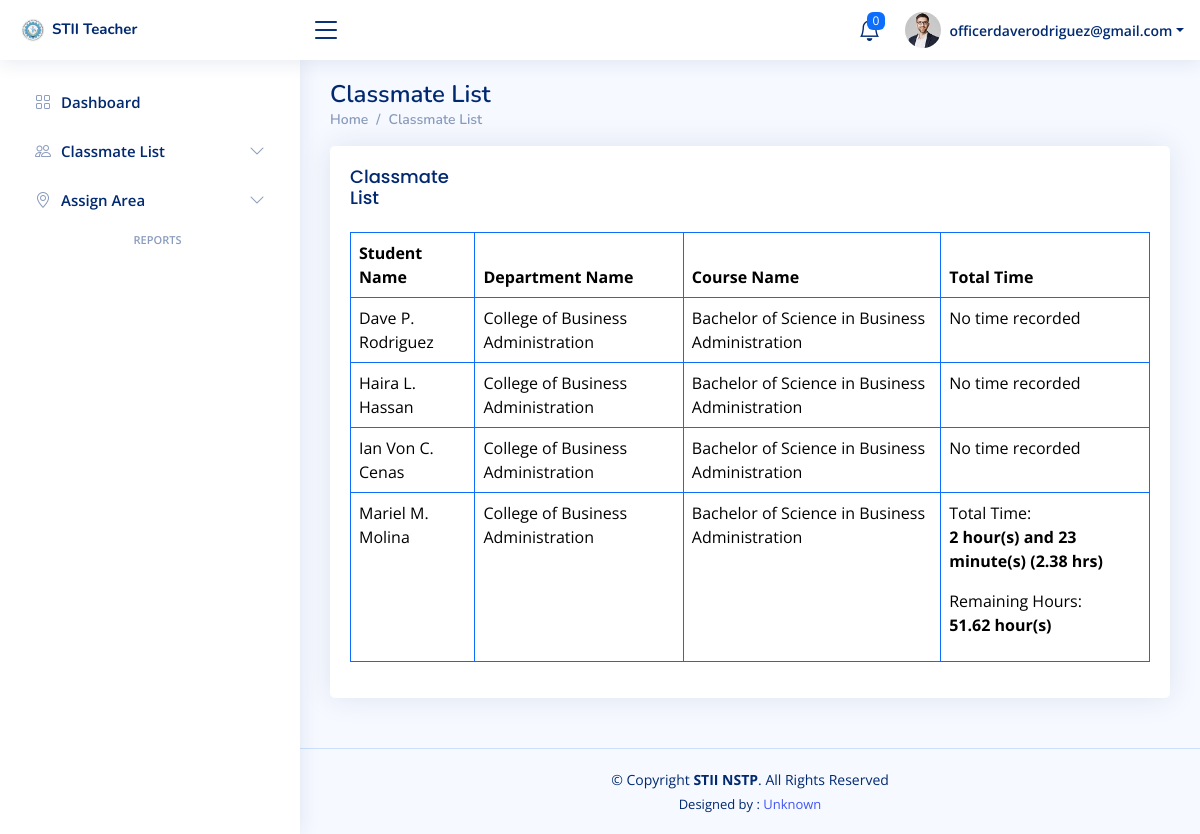
The app's page /Coordinator/Officer/student_list.php (signed in) with its own data.
### tables this page shows
CREATE TABLE `students` (
  `s_id` int(11) NOT NULL,
  `full_name` varchar(255) NOT NULL,
  `student_id` varchar(255) NOT NULL,
  `d_id` int(11) NOT NULL,
  `c_id` int(11) NOT NULL,
  `section` varchar(255) NOT NULL,
  `n_id` int(11) NOT NULL,
  `status` varchar(255) NOT NULL DEFAULT 'Enrolled',
  `address` varchar(255) NOT NULL,
  `gender` varchar(255) NOT NULL,
  `age` varchar(255) NOT NULL,
  `birthdate` varchar(255) NOT NULL,
  `civil_status` varchar(255) NOT NULL,
  `profile_picture` varchar(255) NOT NULL,
  `valid_id` varchar(255) NOT NULL,
  `email` varchar(255) NOT NULL,
  `contact_number` varchar(255) NOT NULL,
  `date` timestamp NOT NULL DEFAULT current_timestamp() ON UPDATE current_timestamp()
);

CREATE TABLE `departments` (
  `d_id` int(11) NOT NULL,
  `department_name` varchar(255) NOT NULL,
  `date` timestamp NOT NULL DEFAULT current_timestamp() ON UPDATE current_timestamp(),
  `status` varchar(255) NOT NULL DEFAULT 'Available'
);

CREATE TABLE `course` (
  `c_id` int(11) NOT NULL,
  `course_name` varchar(255) NOT NULL,
  `d_id` int(11) NOT NULL,
  `date` timestamp NOT NULL DEFAULT current_timestamp() ON UPDATE current_timestamp(),
  `status` varchar(255) NOT NULL DEFAULT 'Available'
);

CREATE TABLE `end_code` (
  `ec_id` int(11) NOT NULL,
  `s_id` int(11) NOT NULL,
  `assign_off_id` int(11) NOT NULL,
  `area_id` int(11) NOT NULL,
  `et` varchar(255) NOT NULL,
  `status` varchar(255) NOT NULL,
  `date` timestamp NOT NULL DEFAULT current_timestamp() ON UPDATE current_timestamp(),
  `rt_id` int(11) NOT NULL,
  `o_id` int(11) NOT NULL
);

CREATE TABLE `start_code` (
  `sc_id` int(11) NOT NULL,
  `s_id` int(11) NOT NULL,
  `assign_off_id` int(11) NOT NULL,
  `area_id` int(11) NOT NULL,
  `st` varchar(255) NOT NULL,
  `status` varchar(255) NOT NULL DEFAULT 'Active',
  `date` timestamp NOT NULL DEFAULT current_timestamp() ON UPDATE current_timestamp(),
  `rt_id` int(11) NOT NULL,
  `o_id` int(11) NOT NULL
);

### Coordinator/Officer/student_list.php (the view, shortened to what this page needs)
<?php
if (isset($_SESSION['email']) && isset($_SESSION['o_id']) && ($_SESSION['password']) ) {
?>
<!DOCTYPE html>
<html lang="en">
<head>
  <link href="assets/vendor/bootstrap/css/bootstrap.min.css" rel="stylesheet">
  <link href="assets/vendor/bootstrap-icons/bootstrap-icons.css" rel="stylesheet">
  <link href="assets/vendor/boxicons/css/boxicons.min.css" rel="stylesheet">
  <link href="assets/vendor/quill/quill.snow.css" rel="stylesheet">
  <link href="assets/vendor/quill/quill.bubble.css" rel="stylesheet">
  <link href="assets/vendor/remixicon/remixicon.css" rel="stylesheet">
  <link href="assets/vendor/simple-datatables/style.css" rel="stylesheet">
  <link href="assets/css/style.css" rel="stylesheet">
</head>
<body>
<?php include 'Include/header.php'; ?>
<?php include 'Include/sidebar.php'; ?>
  <main id="main" class="main">
    <div class="pagetitle">
      <h1>Classmate List</h1>
      <nav>
        <ol class="breadcrumb">
          <li class="breadcrumb-item"><a href="dashboard.php">Home</a></li>
          <li class="breadcrumb-item">Classmate List</li>
        </ol>
      </nav>
    </div>
    <section class="section">
      <div class="row">
        <div class="col-lg-12">
          <div class="card">
            <div class="card-body">
              <div class="row">
              	<div class="col-lg-2">
              		<h5 class="card-title">Classmate List</h5>
              	</div>
              </div>
              <table class="table table-bordered border-primary">
                <thead>
                  <tr>
                    <th scope="col">Student Name</th>
                    <th scope="col">Department Name</th>
                    <th scope="col">Course Name</th>
                    <th scope="col">Total Time</th>
                  </tr>
                </thead>
                <tbody>
                  <?php
include 'conn.php';
if (isset($_SESSION['email'], $_SESSION['o_id'], $_SESSION['password'])) {
    $o_id = $_SESSION['o_id'];
    $org_query = "SELECT d_id, c_id FROM officer WHERE o_id = '$o_id'";
    $org_result = mysqli_query($conn, $org_query) or die("Organizer lookup error: " . mysqli_error($conn));
    if ($org_row = mysqli_fetch_assoc($org_result)) {
        $org_d_id = $org_row['d_id'];
        $org_c_id = $org_row['c_id'];
        $query = "
            SELECT
                students.s_id,
                students.student_id,
                students.full_name,
                students.status,
                students.section,
                departments.department_name,
                students.c_id,
                course.course_name,
                students.n_id
            FROM
                students
            LEFT JOIN departments ON students.d_id = departments.d_id
            LEFT JOIN course ON students.c_id = course.c_id
            WHERE
                students.status = 'Enrolled'
                AND students.n_id = '$o_id'
                AND students.d_id = '$org_d_id'
                AND students.c_id = '$org_c_id'
        ";
        $results = mysqli_query($conn, $query) or die("Database error: " . mysqli_error($conn));
        if (mysqli_num_rows($results) > 0) {
            while ($row = mysqli_fetch_assoc($results)) {
                $s_id = htmlspecialchars($row['s_id']);
                $full_name = htmlspecialchars($row['full_name']);
                $department_name = htmlspecialchars($row['department_name'] ?? 'N/A');
                $course_name = htmlspecialchars($row['course_name'] ?? 'N/A');
                $sql_start = "
                    SELECT start_code.date, area.area_name
                    FROM start_code
                    INNER JOIN area ON start_code.area_id = area.area_id
                    WHERE start_code.s_id = ?
                ";
                $stmt_start = $conn->prepare($sql_start);
                $stmt_start->bind_param("i", $s_id);
                $stmt_start->execute();
                $stmt_start->bind_result($start_date, $area_name_start);
                $sql_end = "
                    SELECT end_code.date, area.area_name
                    FROM end_code
                    INNER JOIN area ON end_code.area_id = area.area_id
                    WHERE end_code.s_id = ?
                ";
                $stmt_end = $conn->prepare($sql_end);
                $stmt_end->bind_param("i", $s_id);
                $stmt_end->execute();
                $stmt_end->bind_result($end_date, $area_name_end);
                $hours = $minutes = 0;
                $has_time = false;
                $total_time_hours = 0;
                if (!empty($start_date) && !empty($end_date)) {
                    $start_ts = strtotime($start_date);
                    $end_ts = strtotime($end_date);
                    $total_seconds = $end_ts - $start_ts;
                    if ($total_seconds > 0 && $total_seconds <= 86400) {
                        $hours = floor($total_seconds / 3600);
                        $minutes = floor(($total_seconds % 3600) / 60);
                        $total_time_hours = $hours + ($minutes / 60);
                        $has_time = true;
                    }
                }
                $remaining_hours = 54 - $total_time_hours;
                $remaining_hours = $remaining_hours > 0 ? number_format($remaining_hours, 2) : 0;
                $total_time_display = number_format($total_time_hours, 2);
                ?>
                <tr>
                    <td><?= $full_name ?></td>
                    <td><?= $department_name ?></td>
                    <td><?= $course_name ?></td>
                    <td>
                        <?php if ($has_time): ?>
                            <p>Total Time: <br> <strong><?= "$hours hour(s) and $minutes minute(s)" ?> (<?= $total_time_display ?> hrs)</strong></p>
                            <?php if ($total_time_hours >= 54): ?>
                                <p style="color: green; font-weight: bold;">🎉 Congratulations! You've completed the required 54 hours.</p>
                            <?php else: ?>
                                <p>Remaining Hours: <br> <strong><?= $remaining_hours ?> hour(s)</strong></p>
                            <?php endif; ?>
                        <?php else: ?>
                            <p>No time recorded</p>
                        <?php endif; ?>
                    </td>
                </tr>
                <?php
            }
        } else {
            echo "<tr><td colspan='7'><center>No Enrolled Students Found</center></td></tr>";
        }
    } else {
        echo "Organizer not found.";
    }
} else {
    echo "Please log in to view the data.";
}
?>
                </tbody>
              </table>
            </div>
          </div>
        </div>
      </div>
    </section>
  </main>
  <footer id="footer" class="footer">
    <div class="copyright">
      &copy; Copyright <strong><span>STII NSTP</span></strong>. All Rights Reserved
    </div>
    <div class="credits">
      Designed by : <a href="#">Unknown</a>
    </div>
  </footer>
</body>
</html>
<?php
}else{
    header("Location: sign_in.php");
    exit();
}
?>

### Coordinator/Officer/assets/css/style.css (style rules this page uses)
:root { scroll-behavior: smooth; }
body { font-family: "Open Sans", sans-serif; background: #f6f9ff; color: #444444; }
a { color: #4154f1; text-decoration: none; }
h1, h2, h3, h4, h5, h6 { font-family: "Nunito", sans-serif; }
#main { margin-top: 60px; padding: 20px 30px; transition: all 0.3s; }
.pagetitle { margin-bottom: 10px; }
.pagetitle h1 { font-size: 24px; margin-bottom: 0; font-weight: 600; color: #012970; }
.card { margin-bottom: 30px; border: none; border-radius: 5px; box-shadow: 0px 0 30px rgba(1, 41, 112, 0.1); }
.card-title { padding: 20px 0 15px 0; font-size: 18px; font-weight: 500; color: #012970; font-family: "Poppins", sans-serif; }
.card-body { padding: 0 20px 20px 20px; }
.breadcrumb { font-size: 14px; font-family: "Nunito", sans-serif; color: #899bbd; font-weight: 600; }
.breadcrumb a { color: #899bbd; transition: 0.3s; }
.breadcrumb .breadcrumb-item::before { color: #899bbd; }
@media (min-width: 1200px) { #main, #footer { margin-left: 300px; } }
.footer { padding: 20px 0; font-size: 14px; transition: all 0.3s; border-top: 1px solid #cddfff; }
.footer .copyright { text-align: center; color: #012970; }
.footer .credits { padding-top: 5px; text-align: center; font-size: 13px; color: #012970; }

### records on screen
students: full_name "Dave P. Rodriguez", d.department_name "College of Business Administration", c.course_name "Bachelor of Science in Business Administration", shows "No time recorded"
students: full_name "Haira L. Hassan", d.department_name "College of Business Administration", c.course_name "Bachelor of Science in Business Administration", shows "No time recorded"
students: full_name "Ian Von C. Cenas", d.department_name "College of Business Administration", c.course_name "Bachelor of Science in Business Administration", shows "No time recorded"
students: full_name "Mariel M. Molina", d.department_name "College of Business Administration", c.course_name "Bachelor of Science in Business Administration", end_code.date "2", end_code.date "23", end_code.date "2.38", end_code.date "51.62"

### other values on screen
$notification_count "0"
$_SESSION['email'] "officerdaverodriguez@gmail.com"
